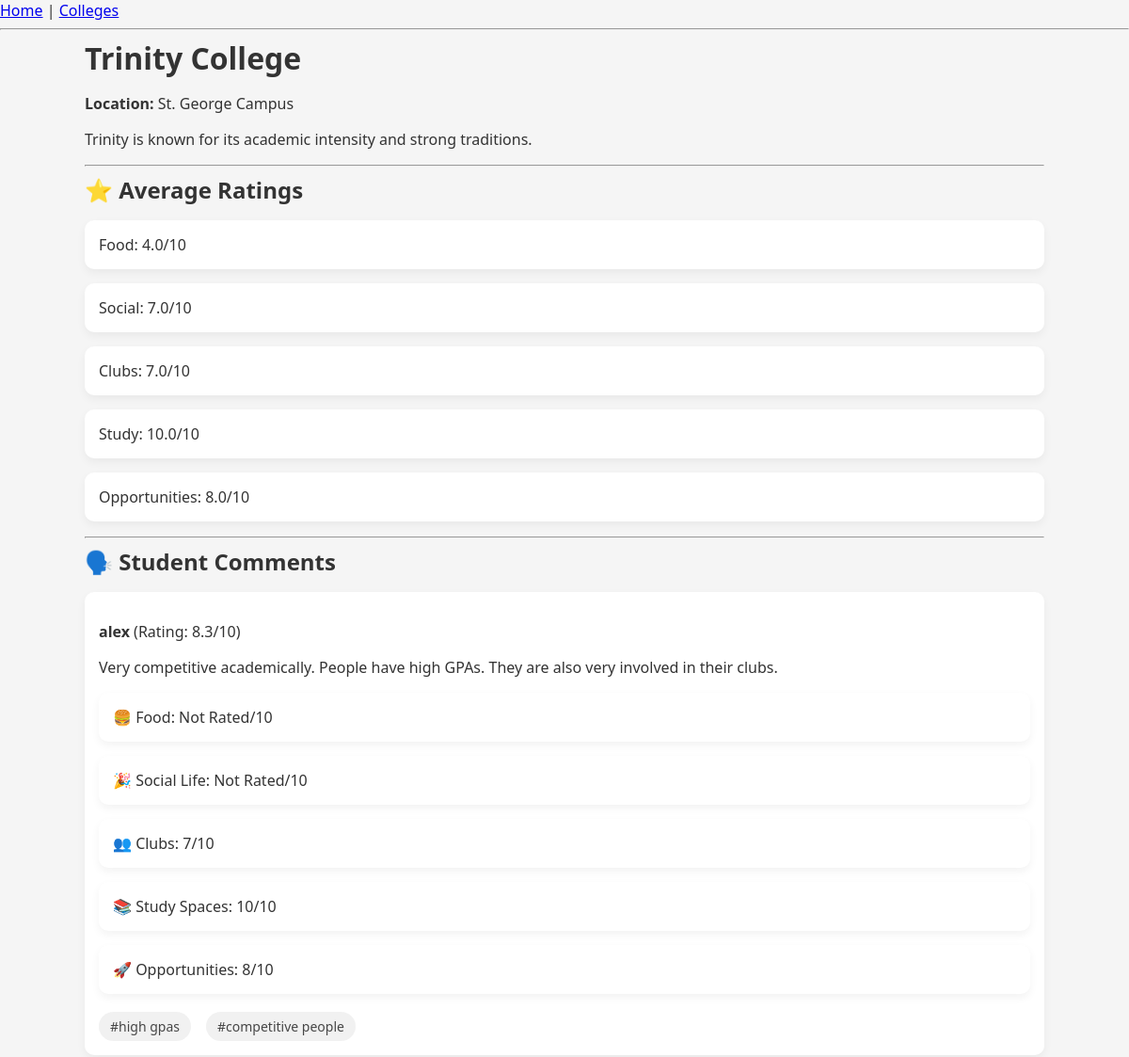
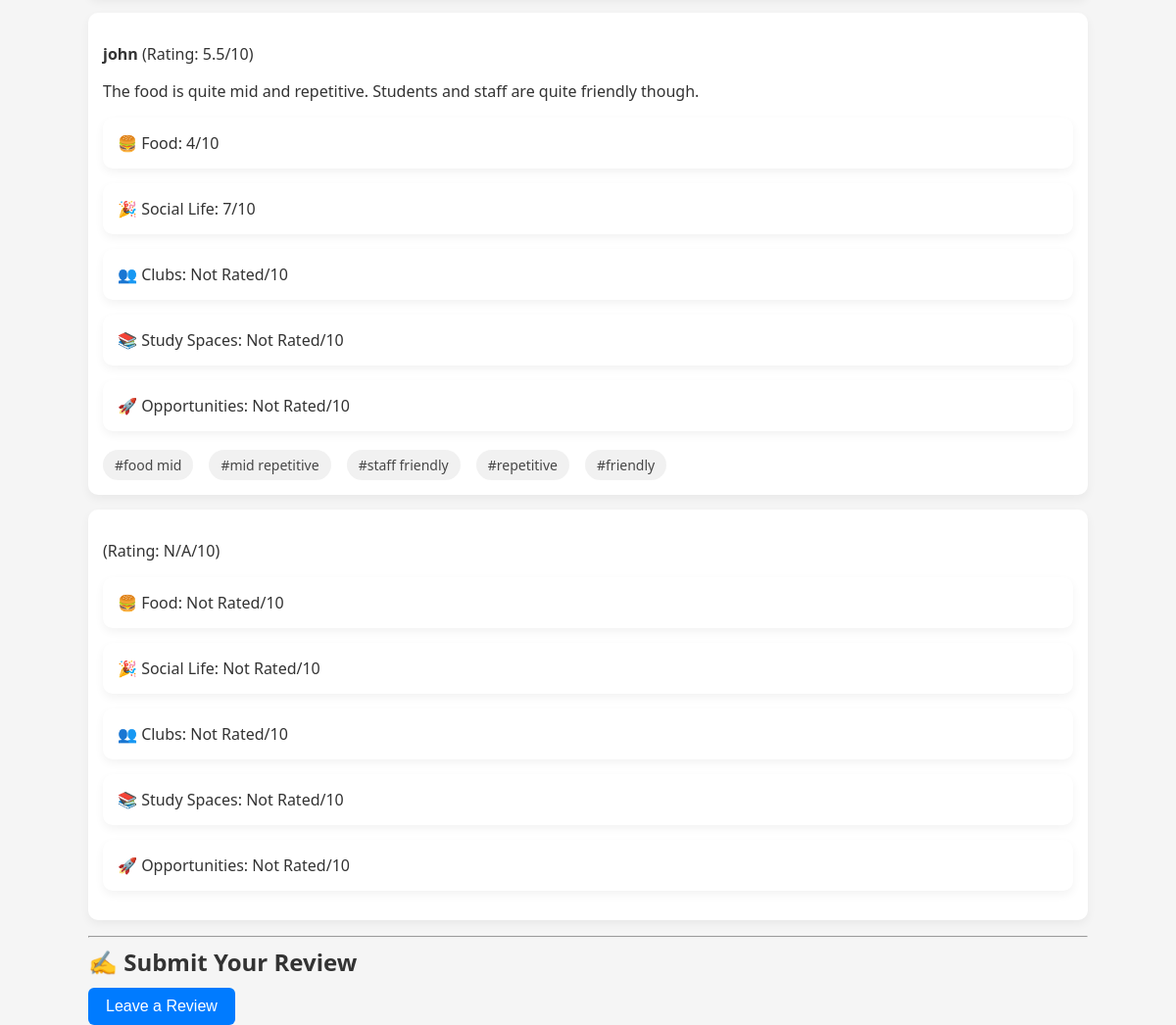
The app's page /colleges/trinity with its own data (2 pictures, top to bottom).
### app/models.py (models this page shows)
class Review(db.Model):
    id = db.Column(db.Integer, primary_key=True)
    college_name = db.Column(db.String(100), nullable=False)
    user = db.Column(db.String(100), nullable=False)
    text = db.Column(db.Text, nullable=False)
    food = db.Column(db.Integer)
    social = db.Column(db.Integer)
    clubs = db.Column(db.Integer)
    study = db.Column(db.Integer)
    opportunities = db.Column(db.Integer)
    tags = db.Column(db.Text)  # <-- NEW: store tags as a JSON-encoded list
    rated_categories = db.Column(db.Text) # <-- NEW: store rated categories as a JSON-encoded list

### app/routes.py (the view, shortened to what this page needs)
@main.route('/colleges/<college_name>', methods=["GET", "POST"])
def college_profile(college_name):
    reviews = Review.query.filter_by(college_name=college_name.lower()).all()
    avg_ratings = calculate_avg_ratings(reviews)
    college = college_info.get(college_name.lower(), {"name": college_name})
    return render_template(
    "college_profile.html",
    college=college,
    reviews=reviews,
    avg_ratings=avg_ratings,
    json=json  # ✅ allows use of json.loads in template
    )

### app/routes.py (called while the page is built)
def calculate_avg_ratings(reviews):
    categories = ['food', 'social', 'clubs', 'study', 'opportunities']
    avg_ratings = {}
    for category in categories:
        values = [getattr(r, category) for r in reviews if getattr(r, category) not in (None, 0)]
        if values:
            avg_ratings[category] = round(sum(values) / len(values), 1)
        else:
            avg_ratings[category] = None  # None means not rated yet
    return avg_ratings

### app/templates/college_profile.html (shortened to what this page needs)
{% extends "base.html" %}
{% block content %}
<div class="container">
    <h1>{{ college.name }}</h1>
    <p><strong>Location:</strong> {{ college.location }}</p>
    <p>{{ college.description }}</p>
    <hr>
    <h2>⭐ Average Ratings</h2>
    <ul>
        {% if avg_ratings %}
            {% for category, rating in avg_ratings.items() %}
                {% if rating is not none %}
                    <li>{{ category.capitalize() }}: {{ rating }}/10</li>
                {% else %}
                    <li>{{ category.capitalize() }}: Not yet rated</li>
                {% endif %}
            {% endfor %}
        {% else %}
            <p>No reviews yet.</p>
        {% endif %}
    </ul>
    <hr>
    <h2>🗣️ Student Comments</h2>
    <ul>
        {% for review in reviews %}
        {% set scores = [
            review.food | int,
            review.social | int,
            review.clubs | int,
            review.study | int,
            review.opportunities | int
        ] %}
        {% set nonzero_scores = scores | select('gt', 0) | list %}
        {% if nonzero_scores %}
            {% set avg = (nonzero_scores | sum / nonzero_scores | length) | round(1) %}
        {% else %}
            {% set avg = "N/A" %}
        {% endif %}
        {% set tags = review.tags | default("[]") | safe | fromjson %}
        <li>
            <p><strong>{{ review.user }}</strong> (Rating: {{ avg }}/10)</p>
            <p>{{ review.text }}</p>
            {% set rated = review.rated_categories | default("[]") | safe | fromjson %}
            <ul>
                <li>🍔 Food: {{ review.food if 'food' in rated else 'Not Rated' }}/10</li>
                <li>🎉 Social Life: {{ review.social if 'social' in rated else 'Not Rated' }}/10</li>
                <li>👥 Clubs: {{ review.clubs if 'clubs' in rated else 'Not Rated' }}/10</li>
                <li>📚 Study Spaces: {{ review.study if 'study' in rated else 'Not Rated' }}/10</li>
                <li>🚀 Opportunities: {{ review.opportunities if 'opportunities' in rated else 'Not Rated' }}/10</li>
            </ul>
            {% if tags %}
            <div class="hashtag-row">
                {% for tag in tags %}
                    <span class="hashtag">#{{ tag }}</span>
                {% endfor %}
            </div>
            {% endif %}
        </li>
        {% endfor %}
    </ul>
<hr>
<h2>✍️ Submit Your Review</h2>
<button id="openModalBtn">Leave a Review</button>
</div>
{% endblock %}

### app/templates/base.html
<head>  <link rel="stylesheet" href="{{ url_for('static', filename='css/style.css') }}">
</head>
<body>
  <nav>
    <a href="/">Home</a> |
    <a href="/colleges">Colleges</a>
  </nav>
  <hr>
  {% block content %}{% endblock %}
</body>

### app/static/css/style.css (style rules this page uses)
* { box-sizing: border-box; }
body { font-family: 'Segoe UI', system-ui, -apple-system, 'Helvetica Neue', Arial, sans-serif; background: var(--bg); color: var(--text); margin: 0; }
.container { padding: 0 40px; max-width: 1100px; margin: 0 auto; }
h1, h2 { color: var(--text); margin: 0 0 10px; }
button, form button[type="submit"] { background: var(--btn); color: #fff; padding: 10px 18px; border: none; border-radius: 6px; cursor: pointer; font-size: 1rem; }
.container ul { list-style: none; padding-left: 0; }
.container ul li { background: #fff; padding: 15px; border-radius: 10px; margin-bottom: 15px; box-shadow: var(--card-shadow); }
.hashtag-row { display: flex; flex-wrap: wrap; gap: 10px; margin-top: 10px; }
.hashtag { display: inline-block; background: var(--hashtag-bg); border-radius: 20px; padding: 6px 12px; font-size: 14px; margin: 4px 6px 0 0; }
.hashtag { opacity: 0.9; }

### records on screen
Review: user "alex", avg "8.3", text "Very competitive academically. People have high GPAs. They are also very involved in their clubs.", food "Not Rated", social "Not Rated", clubs "7", study "10", opportunities "8", tags "high gpas" "competitive people"
Review: user "john", avg "5.5", text "The food is quite mid and repetitive. Students and staff are quite friendly though.", food "4", social "7", clubs "Not Rated", study "Not Rated", opportunities "Not Rated", tags "food mid" "mid repetitive" "staff friendly" "repetitive" "friendly"
Review: avg "N/A", food "Not Rated", social "Not Rated", clubs "Not Rated", study "Not Rated", opportunities "Not Rated"

### other values on screen
{{ college.name }} "Trinity College"
{{ college.location }} "St. George Campus"
{{ college.description }} "Trinity is known for its academic intensity and strong traditions."
{{ category.capitalize() }} "Food" "Social" "Clubs" "Study" "Opportunities"
{{ rating }} "4.0" "7.0" "7.0" "10.0" "8.0"
